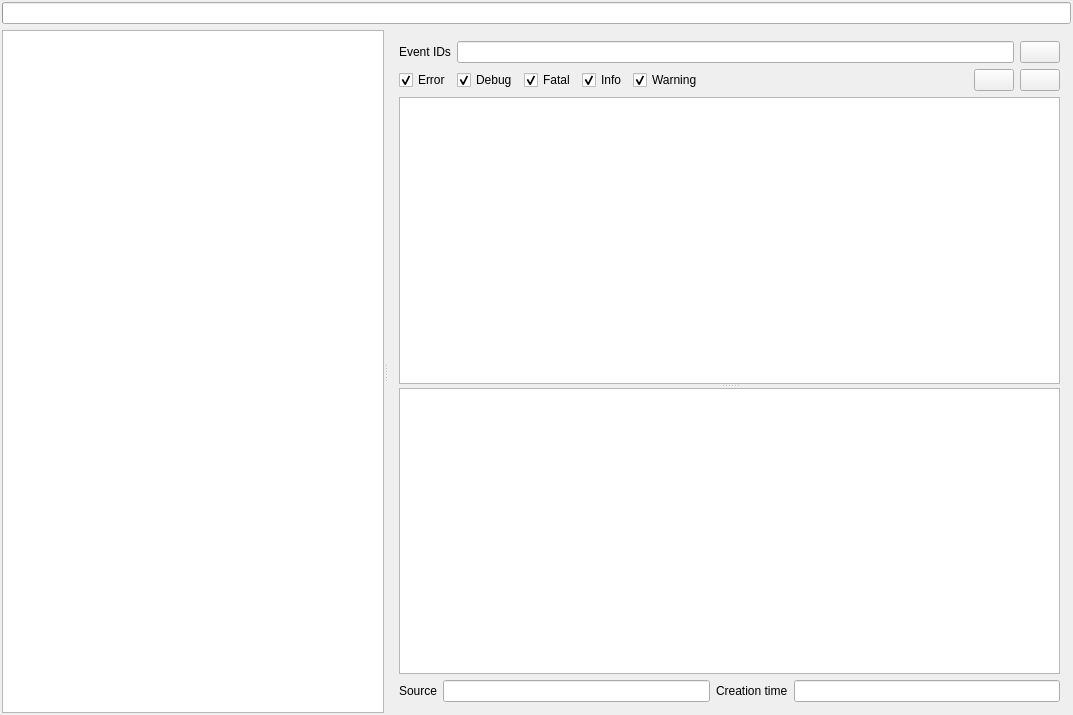
<?xml version="1.0" encoding="UTF-8"?>
<ui version="4.0">
 <class>SystemEventPageWidget</class>
 <widget class="QWidget" name="SystemEventPageWidget">
  <property name="geometry">
   <rect>
    <x>0</x>
    <y>0</y>
    <width>1073</width>
    <height>715</height>
   </rect>
  </property>
  <property name="windowTitle">
   <string>SystemEventPageWidget</string>
  </property>
  <layout class="QVBoxLayout" name="verticalLayout_2">
   <property name="leftMargin">
    <number>2</number>
   </property>
   <property name="topMargin">
    <number>2</number>
   </property>
   <property name="rightMargin">
    <number>2</number>
   </property>
   <property name="bottomMargin">
    <number>2</number>
   </property>
   <item>
    <widget class="QProgressBar" name="parsingProgressBar">
     <property name="value">
      <number>0</number>
     </property>
     <property name="textVisible">
      <bool>false</bool>
     </property>
    </widget>
   </item>
   <item>
    <widget class="QSplitter" name="splitter_2">
     <property name="orientation">
      <enum>Qt::Horizontal</enum>
     </property>
     <widget class="QTreeView" name="eventsTreeView">
      <property name="alternatingRowColors">
       <bool>true</bool>
      </property>
      <property name="rootIsDecorated">
       <bool>false</bool>
      </property>
      <property name="itemsExpandable">
       <bool>false</bool>
      </property>
      <property name="sortingEnabled">
       <bool>true</bool>
      </property>
     </widget>
     <widget class="QWidget" name="layoutWidget">
      <layout class="QVBoxLayout" name="verticalLayout">
       <item>
        <layout class="QHBoxLayout" name="horizontalLayout" stretch="0,1,0">
         <item>
          <widget class="QLabel" name="label">
           <property name="text">
            <string>Event IDs</string>
           </property>
          </widget>
         </item>
         <item>
          <widget class="QLineEdit" name="eventIdLineEdit"/>
         </item>
         <item>
          <widget class="QPushButton" name="applyPushButton">
           <property name="toolTip">
            <string>Apply filter</string>
           </property>
           <property name="text">
            <string/>
           </property>
           <property name="icon">
            <iconset resource="plugin.qrc">
             <normaloff>:/plugin/images/Resources/apply.png</normaloff>:/plugin/images/Resources/apply.png</iconset>
           </property>
          </widget>
         </item>
        </layout>
       </item>
       <item>
        <layout class="QHBoxLayout" name="horizontalLayout_2">
         <item>
          <widget class="QCheckBox" name="errorCheckBox">
           <property name="text">
            <string>Error</string>
           </property>
           <property name="checked">
            <bool>true</bool>
           </property>
          </widget>
         </item>
         <item>
          <widget class="QCheckBox" name="debugCheckBox">
           <property name="text">
            <string>Debug</string>
           </property>
           <property name="checked">
            <bool>true</bool>
           </property>
          </widget>
         </item>
         <item>
          <widget class="QCheckBox" name="fatalCheckBox">
           <property name="text">
            <string>Fatal</string>
           </property>
           <property name="checked">
            <bool>true</bool>
           </property>
          </widget>
         </item>
         <item>
          <widget class="QCheckBox" name="infoCheckBox">
           <property name="text">
            <string>Info</string>
           </property>
           <property name="checked">
            <bool>true</bool>
           </property>
          </widget>
         </item>
         <item>
          <widget class="QCheckBox" name="warnCheckBox">
           <property name="text">
            <string>Warning</string>
           </property>
           <property name="checked">
            <bool>true</bool>
           </property>
          </widget>
         </item>
         <item>
          <spacer name="horizontalSpacer">
           <property name="orientation">
            <enum>Qt::Horizontal</enum>
           </property>
           <property name="sizeHint" stdset="0">
            <size>
             <width>40</width>
             <height>20</height>
            </size>
           </property>
          </spacer>
         </item>
         <item>
          <widget class="QPushButton" name="selectAllPushButton">
           <property name="toolTip">
            <string>Select all</string>
           </property>
           <property name="text">
            <string/>
           </property>
           <property name="icon">
            <iconset resource="plugin.qrc">
             <normaloff>:/plugin/images/Resources/selectAll.png</normaloff>:/plugin/images/Resources/selectAll.png</iconset>
           </property>
          </widget>
         </item>
         <item>
          <widget class="QPushButton" name="selectNonePushButton">
           <property name="toolTip">
            <string>Unselect all</string>
           </property>
           <property name="text">
            <string/>
           </property>
           <property name="icon">
            <iconset resource="plugin.qrc">
             <normaloff>:/plugin/images/Resources/unselectAll.png</normaloff>:/plugin/images/Resources/unselectAll.png</iconset>
           </property>
          </widget>
         </item>
        </layout>
       </item>
       <item>
        <widget class="QSplitter" name="splitter">
         <property name="orientation">
          <enum>Qt::Vertical</enum>
         </property>
         <widget class="QListView" name="providersListView">
          <property name="alternatingRowColors">
           <bool>true</bool>
          </property>
         </widget>
         <widget class="QTextBrowser" name="descriptionTextBrowser"/>
        </widget>
       </item>
       <item>
        <layout class="QGridLayout" name="gridLayout_2">
         <item row="0" column="3">
          <widget class="QLabel" name="label_6">
           <property name="text">
            <string>Creation time</string>
           </property>
          </widget>
         </item>
         <item row="0" column="1">
          <widget class="QLineEdit" name="sourceLineEdit">
           <property name="readOnly">
            <bool>true</bool>
           </property>
          </widget>
         </item>
         <item row="0" column="4">
          <widget class="QLineEdit" name="creationTimeLineEdit">
           <property name="readOnly">
            <bool>true</bool>
           </property>
          </widget>
         </item>
         <item row="0" column="0">
          <widget class="QLabel" name="label_3">
           <property name="text">
            <string>Source</string>
           </property>
          </widget>
         </item>
        </layout>
       </item>
      </layout>
     </widget>
    </widget>
   </item>
  </layout>
 </widget>
 <layoutdefault spacing="6" margin="11"/>
 <resources>
  <include location="plugin.qrc"/>
 </resources>
 <connections/>
</ui>
